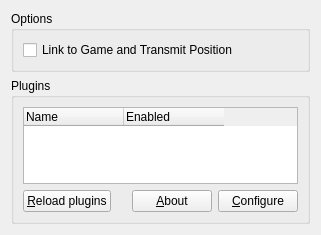
<?xml version="1.0" encoding="UTF-8"?>
<ui version="4.0">
 <class>PluginConfig</class>
 <widget class="QWidget" name="PluginConfig">
  <property name="geometry">
   <rect>
    <x>0</x>
    <y>0</y>
    <width>321</width>
    <height>235</height>
   </rect>
  </property>
  <property name="windowTitle">
   <string>Form</string>
  </property>
  <property name="styleSheet">
   <string notr="true">font: 57 11pt &quot;Terminus (TTF)&quot;;</string>
  </property>
  <layout class="QVBoxLayout">
   <item>
    <widget class="QGroupBox" name="qgbOptions">
     <property name="title">
      <string>Options</string>
     </property>
     <layout class="QVBoxLayout">
      <item>
       <widget class="QCheckBox" name="qcbTransmit">
        <property name="toolTip">
         <string>Enable plugins and transmit positional information</string>
        </property>
        <property name="whatsThis">
         <string>This allows plugins for supported games to fetch your in-game position and transmit it with each voice packet. This enables other users to hear your voice in-game from the direction your character is in relation to their own.</string>
        </property>
        <property name="text">
         <string>Link to Game and Transmit Position</string>
        </property>
       </widget>
      </item>
     </layout>
    </widget>
   </item>
   <item>
    <widget class="QGroupBox" name="qgbPlugins">
     <property name="title">
      <string>Plugins</string>
     </property>
     <layout class="QVBoxLayout">
      <item>
       <widget class="QTreeWidget" name="qtwPlugins">
        <property name="rootIsDecorated">
         <bool>false</bool>
        </property>
        <property name="headerHidden">
         <bool>false</bool>
        </property>
        <attribute name="headerStretchLastSection">
         <bool>false</bool>
        </attribute>
        <column>
         <property name="text">
          <string>Name</string>
         </property>
        </column>
        <column>
         <property name="text">
          <string>Enabled</string>
         </property>
        </column>
       </widget>
      </item>
      <item>
       <layout class="QHBoxLayout">
        <item>
         <widget class="QPushButton" name="qpbReload">
          <property name="toolTip">
           <string>Reloads all plugins</string>
          </property>
          <property name="whatsThis">
           <string>This rescans and reloads plugins. Use this if you just added or changed a plugin to the plugins directory.</string>
          </property>
          <property name="text">
           <string>&amp;Reload plugins</string>
          </property>
         </widget>
        </item>
        <item>
         <spacer>
          <property name="orientation">
           <enum>Qt::Horizontal</enum>
          </property>
          <property name="sizeHint" stdset="0">
           <size>
            <width>40</width>
            <height>20</height>
           </size>
          </property>
         </spacer>
        </item>
        <item>
         <widget class="QPushButton" name="qpbAbout">
          <property name="toolTip">
           <string>Information about plugin</string>
          </property>
          <property name="whatsThis">
           <string>This shows a small information message about the plugin.</string>
          </property>
          <property name="text">
           <string>&amp;About</string>
          </property>
         </widget>
        </item>
        <item>
         <widget class="QPushButton" name="qpbConfig">
          <property name="toolTip">
           <string>Show configuration page of plugin</string>
          </property>
          <property name="whatsThis">
           <string>This shows the configuration page of the plugin, if any.</string>
          </property>
          <property name="text">
           <string>&amp;Configure</string>
          </property>
         </widget>
        </item>
       </layout>
      </item>
     </layout>
    </widget>
   </item>
  </layout>
 </widget>
 <resources/>
 <connections/>
</ui>
